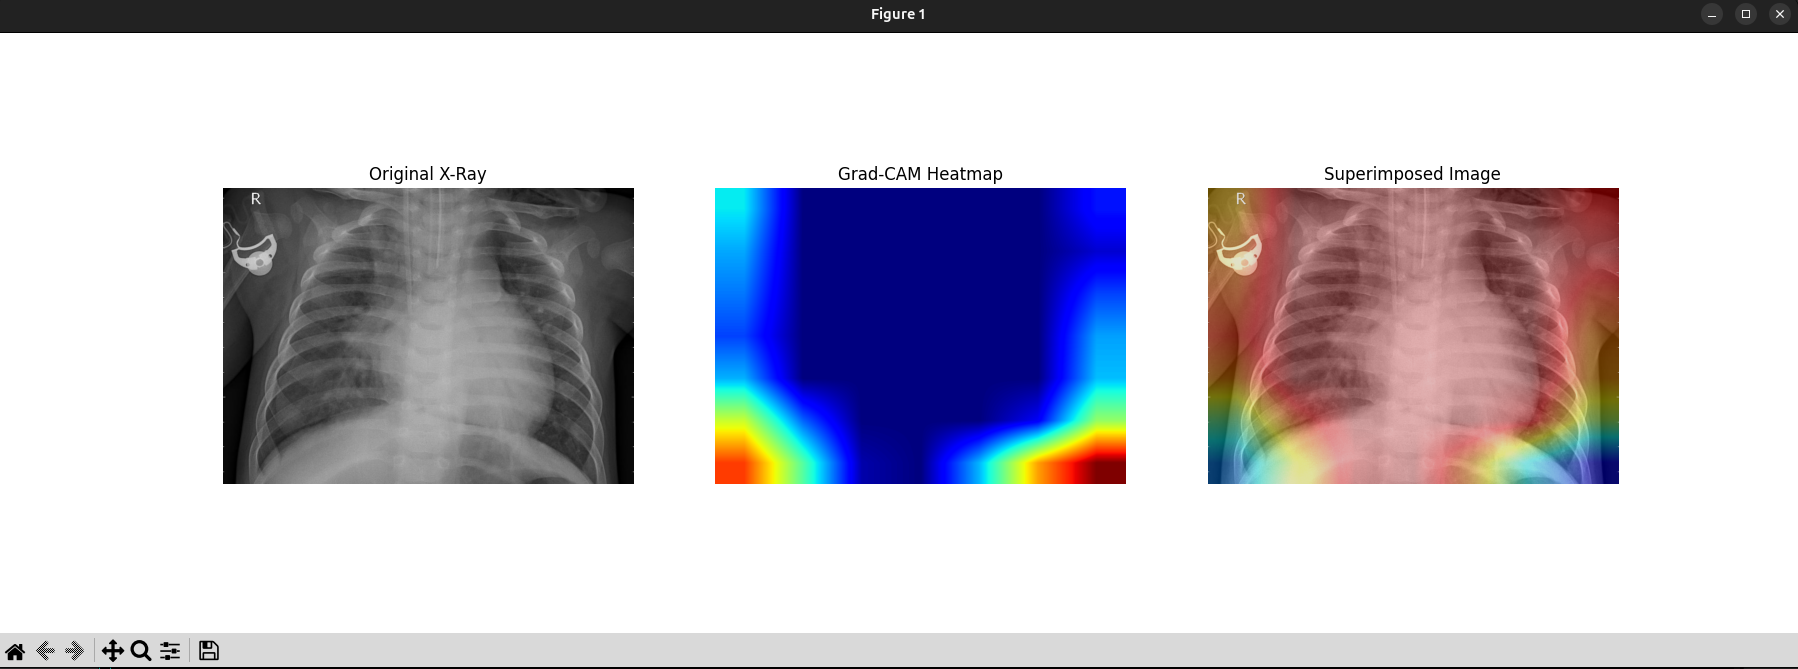

Reproduce this figure in Python.
import torch 
import timm
import cv2
import numpy as np
import matplotlib.pyplot as plt
from data_pipeline import val_transform 
import os

# setup
device = torch.device("cuda" if torch.cuda.is_available() else "cpu")
model_path = 'pneumonia_model.pth'

# image path logic
test_pneumonia_dir = 'chest_xrays/chest_xray/test/PNEUMONIA'
image_files = os.listdir(test_pneumonia_dir)
first_image_name = image_files[0]
image_path = os.path.join(test_pneumonia_dir, first_image_name)
print(f"Analyzing image: {image_path}")

# load model and image
model = timm.create_model('efficientnet_b0', pretrained=False)
num_features = model.classifier.in_features
model.classifier = torch.nn.Linear(num_features, 1)

# load trained weights 
model.load_state_dict(torch.load(model_path))
model.to(device)
model.eval()

# load and preprocess the img
original_img = cv2.imread(image_path)
original_img = cv2.cvtColor(original_img, cv2.COLOR_BGR2RGB)

# the transform must be the same one used for validation/testing
transformed_img = val_transform(original_img)
# add a batch dimension 
input_tensor = transformed_img.unsqueeze(0).to(device)


# logic for generating the heatmap
target_layer = model.conv_head
activations = None
gradients = None 

def forward_hook(module, input, output):
    global activations
    activations = output

def backward_hook(module, grad_in, grad_out):
    global gradients 
    gradients = grad_out[0]

# register the hooks 
forward_handle = target_layer.register_forward_hook(forward_hook)
backward_handle = target_layer.register_backward_hook(backward_hook)

# get model predictions
output = model(input_tensor)

# want to know which features were important for this specific output 
output.backward()

# compute the heatmap
# pool the gradients across the channels
pooled_gradients = torch.mean(gradients, dim=[0, 2, 3])
# weight the activation maps by importance 
for i in range(activations.shape[1]):
    activations[:, i, :, :] *= pooled_gradients[i]
# average the weighted activation maps along the channel dimension 
heatmap = torch.mean(activations, dim=1).squeeze()
# use relu to only keep positive contributions 
heatmap = np.maximum(heatmap.cpu().detach().numpy(), 0)
# normalize the heatmap to be between 0 and 1 
heatmap /= np.max(heatmap)

# visualize the results, resize the heatmap to match the original image size 
heatmap_resized = cv2.resize(heatmap, (original_img.shape[1], original_img.shape[0]))
heatmap_colored = cv2.applyColorMap(np.uint8(225 * heatmap_resized), cv2.COLORMAP_JET)

# superimpose the heatmap onto the original image 
superimposed_img = heatmap_colored * 0.4 + original_img
superimposed_img = np.clip(superimposed_img, 0, 225).astype(np.uint8)

# display the images 
fig, axes = plt.subplots(1, 3, figsize=(18, 6))
axes[0].imshow(original_img)
axes[0].set_title('Original X-Ray')
axes[0].axis('off')

axes[1].imshow(heatmap_resized, cmap='jet')
axes[1].set_title('Grad-CAM Heatmap')
axes[1].axis('off')

axes[2].imshow(superimposed_img)
axes[2].set_title('Superimposed Image')
axes[2].axis('off')

plt.show()
